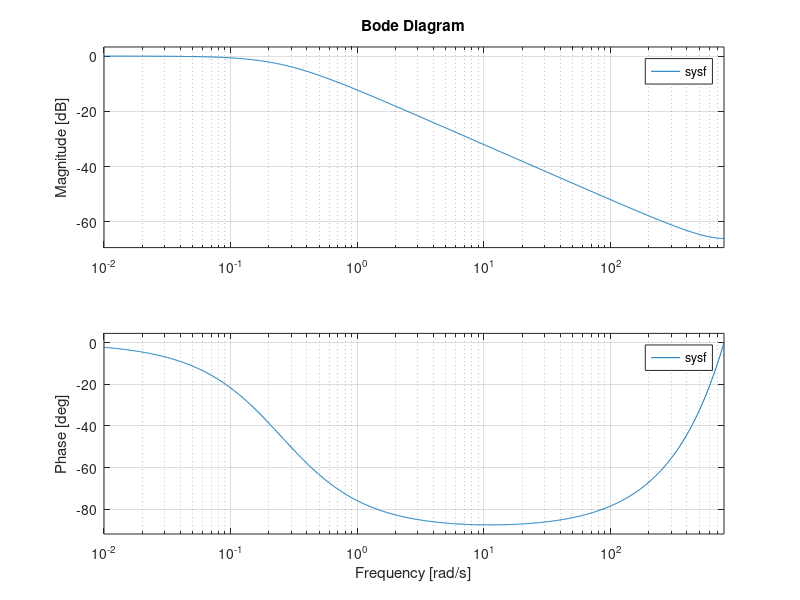

Here is the MATLAB script that generated this plot:
%% Physical constants
g = 9.81;                       % gravity acceleration [m/sec^2]
%% Physical parameters
m =    23*10^-3  ;						% wheel weight [kg]
R = 0.027;						% wheel radius [m]
Jw = m * R^2 / 2;				% wheel inertia moment [kgm^2]
M =   (617-2*23)*10^-3 ;                        % body weight [kg]
W = 0.105;						% body width [m]
D = 0.1;						% body depth [m]
h = 0.21;       				% body height [m]
L = 0.12;						% distance of the center of mass from the wheel axle [m]
Jpsi = M * L^2 / 3;				% body pitch inertia moment [kgm^2]
Jphi = M * (W^2 + D^2) / 12;	% body yaw inertia moment [kgm^2]
fm = 0.0022;					% friction coefficient between body & DC motor
fw = 0;           				% friction coefficient between wheel & floor
%% Motors parameters
Jm = 1e-5;						% DC motor inertia moment [kgm^2]
Rm = 6.69;						% DC motor resistance [Om]
Kb = 0.468;						% DC motor back EMF constant [Vsec/rad]
Kt = 0.317;						% DC motor torque constant [Nm/A]
K_PWM = 8.087;                  % Volts to PWM value coefficient [1/V]


%% Constantes definition
alpha =  Kt / Rm;
beta =  Kt * Kb / Rm + fm;
E_11 = (2 * m + M) * R^2 + 2 * Jw + 2 * Jm;
E_12 = M * L * R - 2  * Jm;
E_22 = M * L^2 + Jpsi + 2 * Jm;


%% Part 1: Model

%définition des matrices selon la préparation, on transpose le vecteur pour
%H
E=[E_11 E_12;
    E_12 E_22];

F=[ 2*beta -2*beta;
    -2*beta 2*beta];

G= [0 0;
    0 -M*g*L];

H= [2*alpha -2*alpha]';

%création d 'un vecteur O pour la création de la matrice B1
O = [0;
    0];

A1= [ 0 0 1 0;
    0 0 0 1;
    -(inv(E))*G -(inv(E))*F]

B1=[0 ;
    0 ;
    (inv(E))*H ];

C=eye(4);

C1 =ss(A1,B1,C,0);
s1.StateName = {'theta', 'psi', 'theta_dot', 'psi_dot'};
s1.InputName = {'U'};


% 3)Les états d'équilibres correspondent aux états où
% Psi_dot, theta_dot et Psi sont nuls
% On voit au près de la matrice A que l'on a un deg de liberté en theta
%Car on un une colonne de 0 (chute du rang)

% 4) a) On place le segway devant nous et on le lache 
% suspens ... il tombe

% b) on calcul avec pzmap on trouve les valeurs de pôles contenues
% dans p [0 -370.06 6.83 -6.50] les pôles ne sont pas tous a partie 
% réelle strict négative donc le système est instable

[p,z]= pzmap(C1);



%% For discrete control and simulation
Ts = 0.004;                     % Control system sample time
Psi0 = deg2rad(10);             % Initial value to disturb the system

%bloqueur d'ordre Zéro car valeur constante
sysd=c2d(C1,Ts,'zoh')
Phi=sysd.a
Gamma=sysd.b
Cd=sysd.c

%vérifiaction que phi(ts)=exp(A1*Ts) et on obtient bien la même chose;

Phi_Ts = expm(A1.*Ts);


C2 =ss(Phi,Gamma,Cd,0);                        

%en effet quand on réalise les calculs suivants on peut confirmer qu'il
%existe un lien entre pole continu et discret
%la limite de stabilité correspond au cercle unité dans le complexe car il s'agit d'une expo complexe                                                                                                                                                                                                             
%les poles stables sont à l'intérieur strictement
[pd,zd]=pzmap(C2);
zp=exp(p(:).*Ts);


%question 4
%on obtient la matrice de commandabilité en discret avec phi et gamma
%et on trouve bien une matrice de rang 4 donc la matrice est commandable
%si elle n'était pas commandable, on ne pourrait pas stabiliser le système
Command=[Gamma Phi*Gamma (Phi^2)*Gamma (Phi^3)*Gamma];
rank(Command);



%%%%%%%%%%%%%%%%%%%%%%%%%%%%%%%%%%%%%%%%%%%

%% TP Partie 2

% question1
% Xeq va donc tendre vers une valeur nulle car on a une suite géo dont
% la raiqon en valeur abs est inf stricte à 1
% (qui n'est pas une abération) 
% On va choisir des pôles positif pour éviter d'avoir une suite alternée
% qui abimerait dans le temps la motorisation


%question 2 
%le pôle dominant correspond aux constantes de temps les plus élevées ie le
%plus lent,il rend compte de la dynamique du système
pd
Td=1./pd

%on a comme pole stables : 0.23 et 0.97
% et les constantes de temps associées sont 4.39 et 1.03
% un pole lent se situe au plus proche du cercle unité

%question 3
x=0.9845;
P=[pd(2) pd(4) x x]
K=acker(Phi,Gamma,P)
%quand on prend une valeur proche de 0.97 on se trouve à une tension
%supérieure à 10V mais quand on tend vers 1 la tension est inférieure de
%10V

%analyse des courbes : stabilité des états, on voit bien l'avancée du
%segway et le recul
%de plus pour la tension on voit bien le recul avec la tension qui passe ne
%négatif



%% Tp2_29/11

%%partie 6.1
%gain K_Pwm
%round justifie la résolution des capteurs



%partie 6.2

%q2
f_oub=0.999;
%Y(z)=f_oub*(z^-1)*Y(z) + (1-f_oub)*U(z)

numerator = [(1-f_oub) 0];
denominator = [1 -f_oub];
sysf = tf(numerator,denominator,Ts);

bode(sysf)

% wc = 0.25; %rad/s
% Oui c'est le filtre adéquat pour détecter notre biais car
% il va être visible sur notre BODE pour une freq nulle

%partie 7.1

%la variable du vecteur d'état qu 'il est possible d'imposer est psi

%pour les saccades il s'agissait d'une erreur avec K_PWM

Q = inv(eye(4) + Gamma*K - Phi);
G = [1 0 0 0];
N = inv(G*Q*Gamma);

%question 3
%on arrive bien à le faire avancer et reculer avec un seuil  défini en cm.
